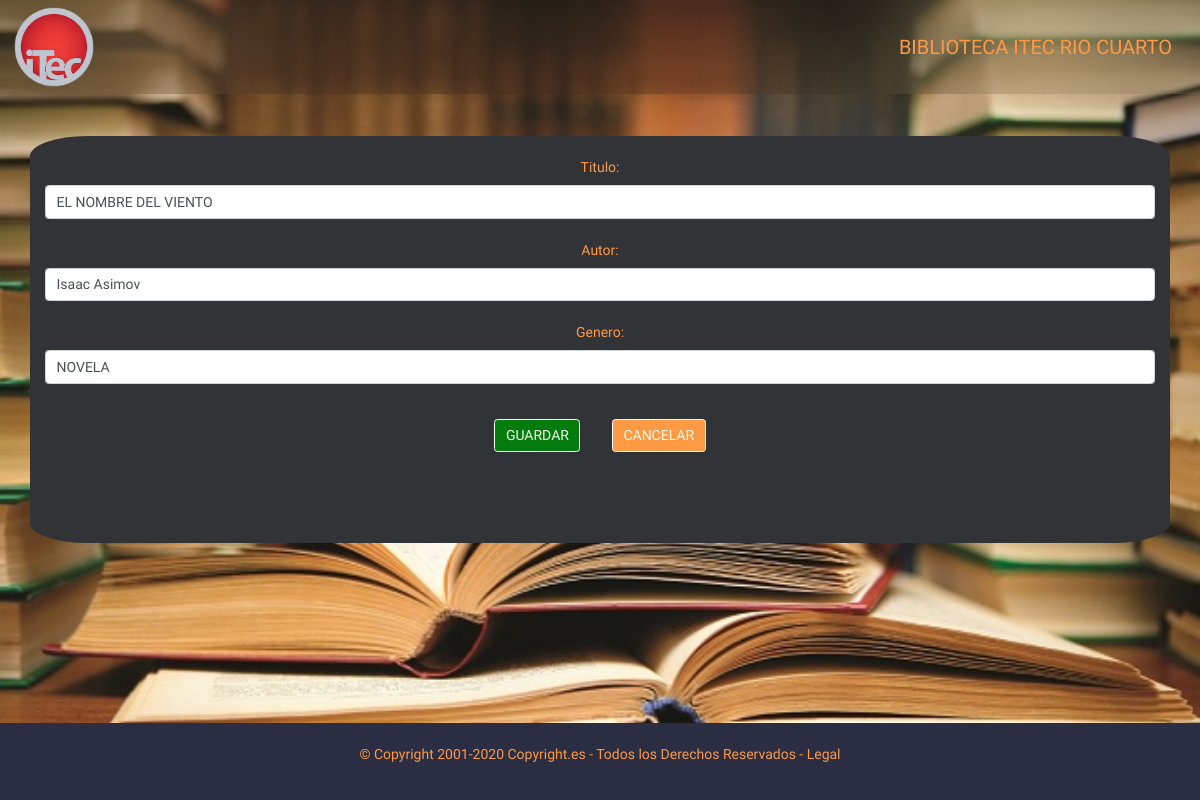
Page /libros/1/editar/ on the committed database.
### database_setup.py (models this page shows, shortened)
class Libro(Base):
    __tablename__ = 'libro'
    id = Column(Integer, primary_key=True)
    titulo = Column(String(250), nullable=False)
    autor = Column(String(250), nullable=False)
    genero = Column(String(250))

### app.py (the view)
@app.route("/libros/<int:libro_id>/editar/", methods=['GET', 'POST'])
def editarLibro(libro_id):
    libroEditado = session.query(Libro).filter_by(id=libro_id).one()
    if request.method == 'POST':
        if request.form['nombre']:
            libroEditado.titulo = request.form['nombre']
            libroEditado.autor = request.form['autor'] # agrego modificacion de autor
            libroEditado.genero = request.form['genero'] # agrego modificacion de genero
        return redirect(url_for('mostrarLibros')) # modificacion de identacion bug en boton volver
    else:
        return render_template('editarLibro.html', libro=libroEditado)

### templates/editarLibro.html (shortened to what this page needs)
<!DOCTYPE html>
<html lang="en">
<head>
    <link rel="stylesheet" href="https://stackpath.bootstrapcdn.com/bootstrap/4.5.1/css/bootstrap.min.css">
    <link rel="stylesheet" href="{{ url_for('static', filename='css/style.css') }}">
</head>
<body>
    <nav class="navbar navbar-light blur">
        <img src="{{url_for('static', filename='img/itec.png')}}" width="80" height="80" class="d-inline-block align-top " alt="" loading="lazy">
        <p class="Righteous m-3" id="title">BIBLIOTECA ITEC RIO CUARTO</p>
    </nav>
  <br><br>
    <div class="container">
    <br>
    <form action="{{ url_for('editarLibro',libro_id = libro.id)}}" method="post">
        <div class="form-group">
            <label for="nombre"> Titulo:</label>
            <input type="text" class="form-control" name="nombre" value="{{libro.titulo }}">
            <br>
            <label for="nombre">Autor:</label>
            <input type="text" class="form-control" name="autor" value="{{libro.autor}}">
            <br>
            <label for="nombre">Genero:</label>
            <input type="text" class="form-control" name="genero" value="{{libro.genero}}">
            <br>
            <button type="submit" class="btn btn-light m-3 botones verde">GUARDAR</button>
            <a href='{{ url_for("mostrarLibros") }}'>
                <button class="btn btn-light m-3 botones naranja">CANCELAR</button>
            </a>
        </div>
    </form>
    <br>
    <br><br>
    <nav class="fixed-bottom footer">
      <br>
      <p>© Copyright 2001-2020 Copyright.es - Todos los Derechos Reservados - Legal</p>
      <br>
    </nav>
</body>
</html>

### static/css/style.css (style rules this page uses)
:root { --red1-color:#d90429; --lila-color:#ce6ae2; --black1-color:#2b2d42; --black2-color:#403d39; --black3-color:#313337; --white1-color:#f9faf9; --white2-color:#F1FAEE; --green1-color:#06d6a0; --green2-color:#037c0d; --orange-color: #ff9a44; --salmon-color: #fc6076; --font1-font-family:'Righteous', cursive; --font3-font-family:'Monoton', cursive; --font4-font-family:'Jura', sans-serif; --font5-font-family:'Bungee Inline', cursive; --font6-font-family:'Nova Mono', monospace; --normal:14px; --space:10px; --space-2:20px; }
.Righteous { font-family: var(--font1-font-family); font-size: 20px; }
body, html { height: 100%; background-repeat: no-repeat; background: url(../img/libro.jpg) no-repeat center center fixed; background-size: 100% 100%; text-align: center; color: var(--orange-color); font-size:var(--normal) ; font-family: var(--font1-font-family); }
.container { background-color: #313337; border-radius: 5%; }
.blur { backdrop-filter: blur(50px); }
a:link { text-decoration:none; color: var(--orange-color); text-align: center; }
.botones { background-color: var(--red1-color); color: var(--orange-color); }
.verde { background-color: var(--green2-color); color:var(--white2-color); }
.naranja { background-color: var(--orange-color); color:var(--white2-color); }
.footer { background-color:var(--black1-color); }

### rows in the picture
Libro: nombre "EL NOMBRE DEL VIENTO", autor "Isaac Asimov", genero "NOVELA"
